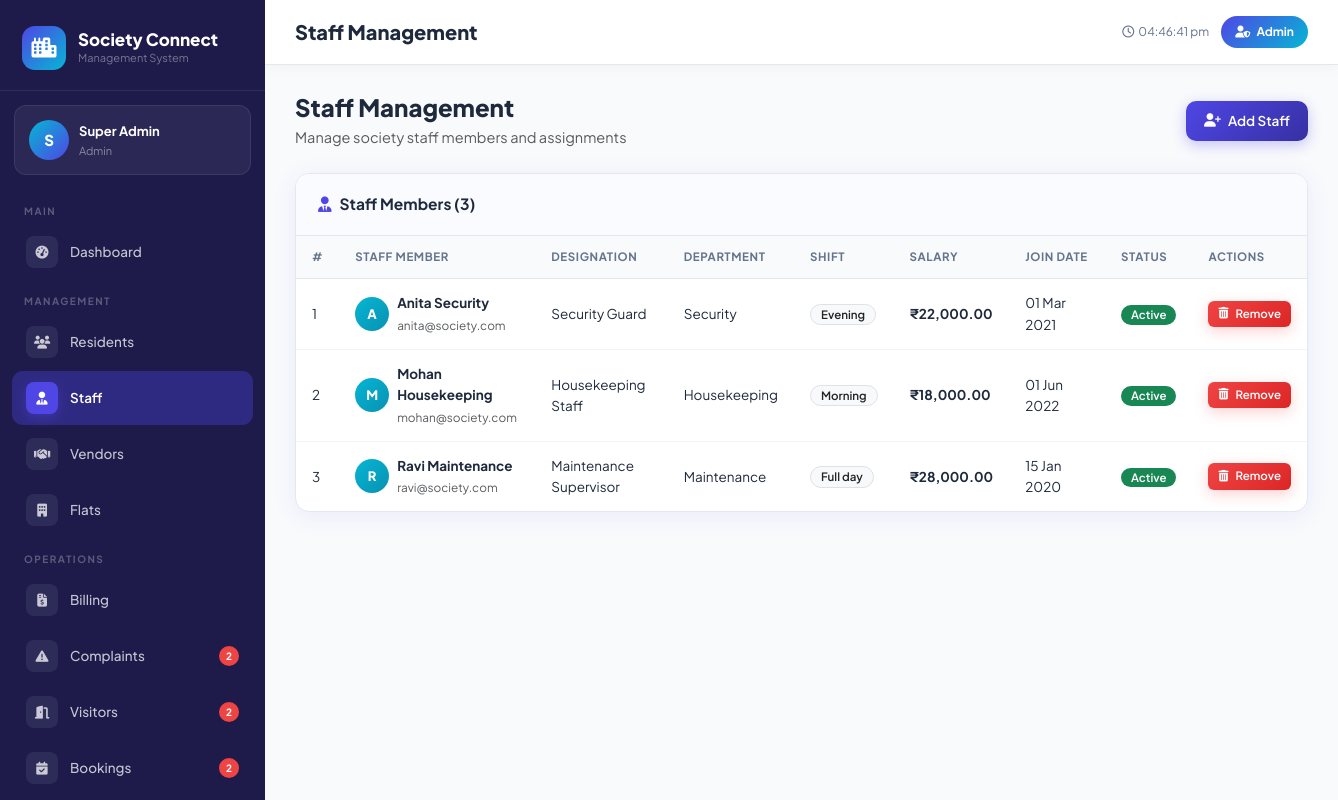
The page /admin/staff.php (signed in) on the database its author committed.
### tables this page shows
CREATE TABLE `staff` (
  `id`          INT          UNSIGNED AUTO_INCREMENT PRIMARY KEY,
  `user_id`     INT          UNSIGNED NOT NULL,
  `designation` VARCHAR(100) NOT NULL,
  `department`  VARCHAR(100) DEFAULT NULL,
  `salary`      DECIMAL(10,2) DEFAULT 0.00,
  `join_date`   DATE         DEFAULT NULL,
  `shift`       ENUM('morning','evening','night','full_day') DEFAULT 'full_day',
  `created_at`  TIMESTAMP    DEFAULT CURRENT_TIMESTAMP,
  FOREIGN KEY (`user_id`) REFERENCES `users`(`id`) ON DELETE CASCADE
);

CREATE TABLE `users` (
  `id`          INT          UNSIGNED AUTO_INCREMENT PRIMARY KEY,
  `name`        VARCHAR(100) NOT NULL,
  `email`       VARCHAR(150) NOT NULL UNIQUE,
  `password`    VARCHAR(255) NOT NULL,
  `role`        ENUM('admin','resident','staff') NOT NULL DEFAULT 'resident',
  `phone`       VARCHAR(20)  DEFAULT NULL,
  `avatar`      VARCHAR(255) DEFAULT NULL,
  `status`      ENUM('active','inactive') DEFAULT 'active',
  `last_login`  DATETIME     DEFAULT NULL,
  `created_at`  TIMESTAMP    DEFAULT CURRENT_TIMESTAMP,
  `updated_at`  TIMESTAMP    DEFAULT CURRENT_TIMESTAMP ON UPDATE CURRENT_TIMESTAMP
);

### admin/staff.php (the view, shortened to what this page needs)
<?php
require_once '../config/db.php';
$db = getDB();
$staffList = $db->query("SELECT s.*, u.name, u.email, u.phone, u.status
                         FROM staff s JOIN users u ON s.user_id=u.id
                         ORDER BY u.name")->fetchAll();
require_once '../includes/header.php';
?>
<div class="d-flex align-items-center justify-content-between mb-4">
    <div>
        <h4 class="fw-800 mb-1">Staff Management</h4>
        <p class="text-muted mb-0">Manage society staff members and assignments</p>
    </div>
    <button class="btn-sc primary" data-bs-toggle="modal" data-bs-target="#addStaffModal">
        <i class="fa-solid fa-user-plus"></i> Add Staff
    </button>
</div>
<div class="sc-card">
    <div class="sc-card-header">
        <div class="sc-card-title"><i class="fa-solid fa-user-tie"></i> Staff Members (<?= count($staffList) ?>)</div>
    </div>
    <div class="table-responsive">
        <?php if (empty($staffList)): ?>
        <div class="empty-state">
            <div class="empty-icon"><i class="fa-solid fa-user-tie"></i></div>
            <h5>No Staff Members</h5><p>Add staff to get started.</p>
        </div>
        <?php else: ?>
        <table class="table-sc">
            <thead>
                <tr><th>#</th><th>Staff Member</th><th>Designation</th><th>Department</th><th>Shift</th><th>Salary</th><th>Join Date</th><th>Status</th><th>Actions</th></tr>
            </thead>
            <tbody>
            <?php foreach ($staffList as $i => $s): ?>
            <tr>
                <td><?= $i+1 ?></td>
                <td>
                    <div class="d-flex align-items-center gap-2">
                        <div class="user-avatar-sm" style="width:34px;height:34px;font-size:13px;background:linear-gradient(135deg,#06B6D4,#0891B2);">
                            <?= strtoupper(substr($s['name'],0,1)) ?>
                        </div>
                        <div>
                            <div class="fw-700"><?= e($s['name']) ?></div>
                            <small class="text-muted"><?= e($s['email']) ?></small>
                        </div>
                    </div>
                </td>
                <td class="fw-600"><?= e($s['designation']) ?></td>
                <td><?= e($s['department'] ?: '—') ?></td>
                <td><span class="badge bg-light text-dark border"><?= ucfirst(str_replace('_',' ',$s['shift'])) ?></span></td>
                <td class="fw-700"><?= formatCurrency($s['salary']) ?></td>
                <td><?= $s['join_date'] ? date('d M Y', strtotime($s['join_date'])) : '—' ?></td>
                <td><?= statusBadge($s['status']) ?></td>
                <td>
                    <a href="?delete=<?= $s['id'] ?>" class="btn-sc danger xs"
                       data-confirm="Remove this staff member?">
                        <i class="fa-solid fa-trash-can"></i> Remove
                    </a>
                </td>
            </tr>
            <?php endforeach; ?>
            </tbody>
        </table>
        <?php endif; ?>
    </div>
</div>
<?php require_once '../includes/footer.php'; ?>

### config/db.php (shortened to what this page needs)
<?php
function e(mixed $val): string {
    return htmlspecialchars((string)$val, ENT_QUOTES, 'UTF-8');
}
function statusBadge(string $status, string $type = 'general'): string {
    $map = [
        'paid'        => 'success',
        'pending'     => 'warning',
        'overdue'     => 'danger',
        'waived'      => 'secondary',
        'open'        => 'danger',
        'assigned'    => 'warning',
        'in_progress' => 'info',
        'resolved'    => 'success',
        'closed'      => 'secondary',
        'approved'    => 'success',
        'rejected'    => 'danger',
        'cancelled'   => 'secondary',
        'completed'   => 'primary',
        'inside'      => 'success',
        'exited'      => 'secondary',
        'pre_approved'=> 'info',
        'active'      => 'success',
        'inactive'    => 'secondary',
        'available'   => 'success',
        'maintenance' => 'warning',
        'closed'      => 'danger',
        'occupied'    => 'primary',
        'vacant'      => 'success',
        'under_maintenance' => 'warning',
        'low'         => 'secondary',
        'medium'      => 'info',
        'high'        => 'warning',
        'critical'    => 'danger',
    ];
    $cls   = $map[$status] ?? 'secondary';
    $label = ucfirst(str_replace('_', ' ', $status));
    return "<span class=\"badge bg-{$cls}\">{$label}</span>";
}
function formatCurrency(float $amount): string {
    return '₹' . number_format($amount, 2);
}

### assets/css/style.css (style rules this page uses)
:root { --primary: #4F46E5; --primary-light: #818CF8; --primary-dark: #3730A3; --secondary: #06B6D4; --secondary-light:#67E8F9; --accent: #F59E0B; --success: #10B981; --danger: #EF4444; --warning: #F59E0B; --info: #06B6D4; --bg: #F8FAFC; --card-bg: #FFFFFF; --sidebar-bg: #1E1B4B; --sidebar-text: rgba(255,255,255,0.75); --sidebar-active: rgba(255,255,255,0.15); --border: #E2E8F0; --text: #1E293B; --text-muted: #64748B; --shadow: 0 4px 24px rgba(79,70,229,0.08); --shadow-lg: 0 8px 40px rgba(79,70,229,0.15); --radius: 14px; --radius-sm: 8px; --radius-lg: 20px; --sidebar-w: 265px; --font: 'Plus Jakarta Sans', sans-serif; --font-alt: 'Space Grotesk', sans-serif; }
*, *::before, *::after { margin: 0; padding: 0; box-sizing: border-box; }
html { scroll-behavior: smooth; }
body { font-family: var(--font); background: var(--bg); color: var(--text); font-size: 14.5px; line-height: 1.6; -webkit-font-smoothing: antialiased; }
.user-avatar-sm { width: 40px; height: 40px; background: linear-gradient(135deg, var(--secondary), var(--primary)); border-radius: 50%; display: flex; align-items: center; justify-content: center; font-weight: 800; font-size: 15px; color: white; flex-shrink: 0; }
.sc-card { background: white; border-radius: var(--radius); box-shadow: var(--shadow); border: 1px solid var(--border); overflow: hidden; margin-bottom: 24px; }
.sc-card-header { padding: 18px 22px; border-bottom: 1px solid var(--border); display: flex; align-items: center; justify-content: space-between; background: #FAFBFF; }
.sc-card-title { font-size: 15.5px; font-weight: 700; color: var(--text); display: flex; align-items: center; gap: 8px; }
.sc-card-title i { color: var(--primary); }
.table-sc { width: 100%; border-collapse: collapse; font-size: 13.5px; }
.table-sc thead th { background: #F8FAFC; padding: 12px 16px; text-align: left; font-size: 11.5px; font-weight: 700; color: var(--text-muted); text-transform: uppercase; letter-spacing: 0.6px; border-bottom: 1px solid var(--border); white-space: nowrap; }
.table-sc tbody td { padding: 13px 16px; border-bottom: 1px solid #F1F5F9; color: var(--text); vertical-align: middle; }
.table-sc tbody tr:last-child td { border-bottom: none; }
.btn-sc { display: inline-flex; align-items: center; gap: 7px; padding: 9px 18px; border-radius: 10px; font-size: 13.5px; font-weight: 600; border: none; cursor: pointer; text-decoration: none; transition: all 0.2s; white-space: nowrap; }
.btn-sc.primary { background: linear-gradient(135deg, var(--primary), var(--primary-dark)); color: white; box-shadow: 0 4px 14px rgba(79,70,229,0.3); }
.btn-sc.danger { background: linear-gradient(135deg, var(--danger), #DC2626); color: white; box-shadow: 0 4px 14px rgba(239,68,68,0.25); }
.btn-sc.xs { padding: 4px 10px; font-size: 11.5px; border-radius: 6px; }
.badge { font-size: 11.5px; font-weight: 600; padding: 4px 10px; border-radius: 20px; }
.fw-700 { font-weight: 700 !important; }
.fw-800 { font-weight: 800 !important; }

### rows shown on the page
staff: user.name "A", user.name "Anita Security", user.email "anita@society.com", designation "Security Guard", department "Security", shift "Evening", salary "₹22,000.00", join_date "01 Mar 2021", user.status "Active"
staff: user.name "M", user.name "Mohan Housekeeping", user.email "mohan@society.com", designation "Housekeeping Staff", department "Housekeeping", shift "Morning", salary "₹18,000.00", join_date "01 Jun 2022", user.status "Active"
staff: user.name "R", user.name "Ravi Maintenance", user.email "ravi@society.com", designation "Maintenance Supervisor", department "Maintenance", shift "Full day", salary "₹28,000.00", join_date "15 Jan 2020", user.status "Active"

### other values the page prints
$userInitial "S"
$userName "Super Admin"
$userRole "Admin"
$section "MAIN"
$item['label'] "Dashboard"
$section "MANAGEMENT"
$item['label'] "Residents"
$item['label'] "Staff"
$item['label'] "Vendors"
$item['label'] "Flats"
$section "OPERATIONS"
$item['label'] "Billing"
$item['label'] "Complaints"
$item['badge'] "2"
$item['label'] "Visitors"
